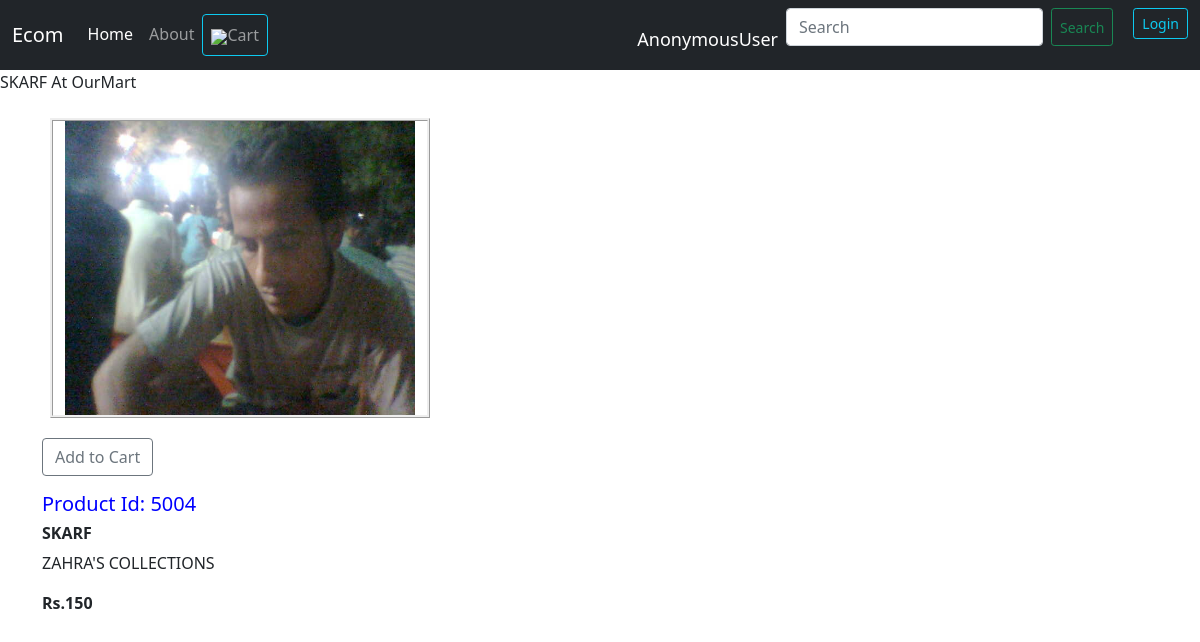
/prodview/4, run on the app's committed database.
### stores/models/products.py (models this page shows, shortened)
class Product(models.Model):
	name = models.CharField(max_length=100)
	description = models.CharField(max_length=500, default="", null=True)
	category = models.ForeignKey(Categorie, on_delete=models.CASCADE)
	price = models.IntegerField(default=0)
	image = models.ImageField(upload_to='static/images/')
	image2 = models.ImageField(upload_to='static/images/', null=True, default="")
	image3 = models.ImageField(upload_to='static/images/', null=True, default="")

### stores/views.py (the view)
# urls.py: path('prodview/<int:myid>', views.prodview, name='prodview'),
def prodview(request, myid):
	product = Product.objects.filter(id=myid)
	context = {'product':product[0]}
	return render(request, 'stores/prodview.html', context)

### stores/templates/stores/prodview.html (shortened to what this page needs)
{% extends 'stores/main.html' %}
{% block content %}
{% block title%} {{product.name}} At OurMart {% endblock %}
    <div class="container my-4">
    <div class="row">
    <div class="col-md-4">
    <div class="row">
        <img src="{{product.image.url}}" width="200px" height="300px" class="pic" >
    </div>
<form action="/" method="POST" class="btn-block">
                    <input type="submit" class="btn btn-outline-secondary" value="Add to Cart">
                </form>
    </div>
    <div class="col-mt-3">
    <div class="col-md-8">
    	<h4>Product Id: 500{{product.id}}</h4>
        <h6><b>{{product.name}}</b></h6>
        <p>{{product.description}}</p>
        <p><b>Rs.{{product.price}} </b></p>
     </div>
    </div>
    </div>
</div>
{% endblock %}

### stores/templates/stores/prodview.html (style rules this page uses)
h4 { color: blue; font-size: 20px; }
.pic { float: left; margin: 0 0 20px 20px; border: transparent; border: ridge; }

### data on the page
Product: name "SKARF", image (picture), id "4", description "ZAHRA'S COLLECTIONS", price "150"

### other printed values
{{ request.user }} "AnonymousUser"
